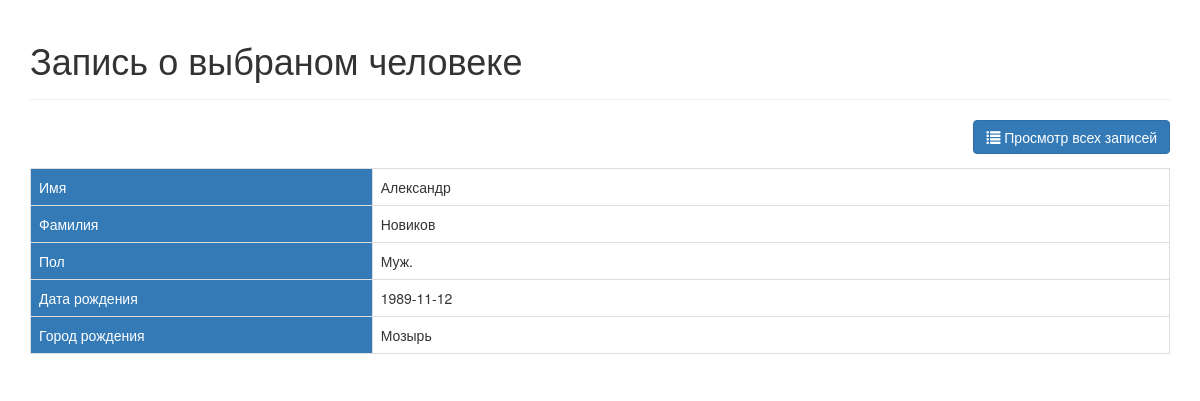
Page /read_person.php?id=5 on the committed database.
### tables this page shows
CREATE TABLE `people` (
  `id` int(11) NOT NULL,
  `name` mediumtext NOT NULL,
  `surname` mediumtext NOT NULL,
  `birthday` date NOT NULL,
  `gender` tinyint(1) NOT NULL,
  `city` text NOT NULL
);

### people_class.php (called while the page is built, shortened)
<?php
class People
{
    private $conn;
    private $table_name = 'people';
    public function __construct($db, $id = '', $name = '', $surname = '',
      $birthday = '', $gender = '', $city= ''
    ){
      $this->conn = $db;
      if ($id!='') {
        $this->readOne($id);
      }
    }
    function readOne($id)
    {
      $query = "SELECT name, surname, birthday, gender, city FROM " . $this->table_name
             . " WHERE id = ? "
             . "LIMIT 0,1";
      $stmt = $this->conn->prepare($query);
      $stmt->bindParam(1, $id);
      $stmt->execute();
      $row = $stmt->fetch(PDO::FETCH_ASSOC);
      $this->name = $row['name'];
      $this->surname = $row['surname'];
      $this->birthday = $row['birthday'];
      $this->gender = $row['gender'];
      $this->city = $row['city'];
    }
    static function change_gender($gnd)
    {
      if ($gnd == 1) {
          $gnd = "Муж.";
      } else {
          $gnd = "Жен.";
      }
      return $gnd;
    }
}

### read_person.php (the view, shortened to what this page needs)
<?php
$id = isset($_GET['id']) ? $_GET['id'] : die('ERROR: отсутствует ID.');
require 'people_class.php';
$database = new Database();
$db = $database->getConnection();
$output_people = new People($db,$id);
 require_once "header.php";
 ?>
 <div class='right-button-margin'>
     <a href='index.php' class='btn btn-primary pull-right'>
         <span class='glyphicon glyphicon-list'></span> Просмотр всех записей
     </a>
 </div>
<table class='table table-hover table-responsive table-bordered'>
 <tr>
     <td class="head_td">Имя</td>
     <td><?php echo $output_people->name; ?></td>
 </tr>
 <tr>
     <td class="head_td">Фамилия</td>
     <td><?php echo $output_people->surname; ?></td>
 </tr>
 <tr>
     <td class="head_td">Пол</td>
     <td><?php echo People::change_gender($output_people->gender); ?></td>
 </tr>
 <tr>
     <td class="head_td">Дата рождения</td>
     <td><?php echo $output_people->birthday; ?></td>
 </tr>
 <tr>
     <td class="head_td">Город рождения</td>
     <td><?php echo $output_people->city; ?></td>
 </tr>
</table>
 <?php
 require_once "footer.php";
?>

### css/style.css (style rules this page uses)
.right-button-margin { margin: 0 0 1em 0; overflow: hidden; }
.head_td { background-color: #337ab7; color: white; width: 30%; }

### rows in the picture
people: name "Александр", surname "Новиков", gender "Муж.", birthday "1989-11-12", city "Мозырь"

### other values in the picture
$page_title "Запись о выбраном человеке"
